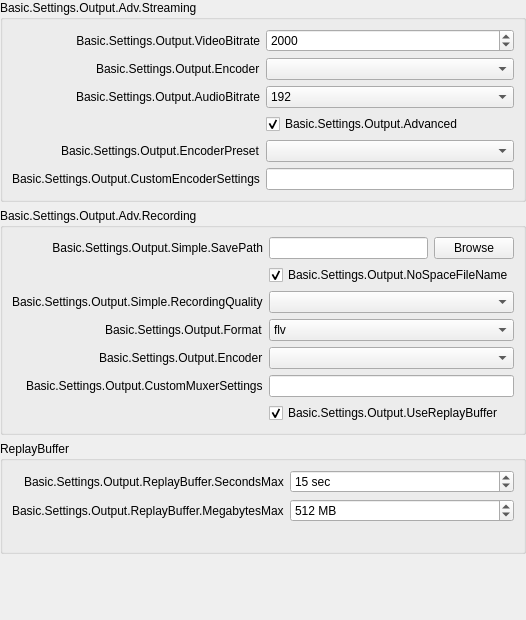
               <widget class="QWidget" name="easyOutputsPage">
                <layout class="QVBoxLayout" name="verticalLayout_3">
                 <property name="leftMargin">
                  <number>0</number>
                 </property>
                 <property name="topMargin">
                  <number>0</number>
                 </property>
                 <property name="rightMargin">
                  <number>0</number>
                 </property>
                 <property name="bottomMargin">
                  <number>0</number>
                 </property>
                 <item>
                  <widget class="QGroupBox" name="simpleStreamingGroupBox">
                   <property name="sizePolicy">
                    <sizepolicy hsizetype="Preferred" vsizetype="Maximum">
                     <horstretch>0</horstretch>
                     <verstretch>0</verstretch>
                    </sizepolicy>
                   </property>
                   <property name="title">
                    <string>Basic.Settings.Output.Adv.Streaming</string>
                   </property>
                   <layout class="QFormLayout" name="simpleStreamingLayout">
                    <property name="fieldGrowthPolicy">
                     <enum>QFormLayout::AllNonFixedFieldsGrow</enum>
                    </property>
                    <property name="labelAlignment">
                     <set>Qt::AlignRight|Qt::AlignTrailing|Qt::AlignVCenter</set>
                    </property>
                    <item row="0" column="0">
                     <widget class="QLabel" name="label_19">
                      <property name="minimumSize">
                       <size>
                        <width>170</width>
                        <height>0</height>
                       </size>
                      </property>
                      <property name="text">
                       <string>Basic.Settings.Output.VideoBitrate</string>
                      </property>
                      <property name="alignment">
                       <set>Qt::AlignRight|Qt::AlignTrailing|Qt::AlignVCenter</set>
                      </property>
                      <property name="buddy">
                       <cstring>simpleOutputVBitrate</cstring>
                      </property>
                     </widget>
                    </item>
                    <item row="0" column="1">
                     <widget class="QSpinBox" name="simpleOutputVBitrate">
                      <property name="minimum">
                       <number>200</number>
                      </property>
                      <property name="maximum">
                       <number>1000000</number>
                      </property>
                      <property name="value">
                       <number>2000</number>
                      </property>
                     </widget>
                    </item>
                    <item row="1" column="0">
                     <widget class="QLabel" name="simpleOutStrEncoderLabel">
                      <property name="text">
                       <string>Basic.Settings.Output.Encoder</string>
                      </property>
                      <property name="buddy">
                       <cstring>simpleOutRecEncoder</cstring>
                      </property>
                     </widget>
                    </item>
                    <item row="1" column="1">
                     <widget class="QComboBox" name="simpleOutStrEncoder"/>
                    </item>
                    <item row="2" column="0">
                     <widget class="QLabel" name="label_20">
                      <property name="text">
                       <string>Basic.Settings.Output.AudioBitrate</string>
                      </property>
                      <property name="buddy">
                       <cstring>simpleOutputABitrate</cstring>
                      </property>
                     </widget>
                    </item>
                    <item row="2" column="1">
                     <widget class="QComboBox" name="simpleOutputABitrate">
                      <property name="currentIndex">
                       <number>8</number>
                      </property>
                      <item>
                       <property name="text">
                        <string>32</string>
                       </property>
                      </item>
                      <item>
                       <property name="text">
                        <string>48</string>
                       </property>
                      </item>
                      <item>
                       <property name="text">
                        <string>64</string>
                       </property>
                      </item>
                      <item>
                       <property name="text">
                        <string>80</string>
                       </property>
                      </item>
                      <item>
                       <property name="text">
                        <string>96</string>
                       </property>
                      </item>
                      <item>
                       <property name="text">
                        <string>112</string>
                       </property>
                      </item>
                      <item>
                       <property name="text">
                        <string>128</string>
                       </property>
                      </item>
                      <item>
                       <property name="text">
                        <string>160</string>
                       </property>
                      </item>
                      <item>
                       <property name="text">
                        <string>192</string>
                       </property>
                      </item>
                      <item>
                       <property name="text">
                        <string>256</string>
                       </property>
                      </item>
                      <item>
                       <property name="text">
                        <string>320</string>
                       </property>
                      </item>
                     </widget>
                    </item>
                    <item row="3" column="1">
                     <widget class="QCheckBox" name="simpleOutAdvanced">
                      <property name="text">
                       <string>Basic.Settings.Output.Advanced</string>
                      </property>
                      <property name="checked">
                       <bool>true</bool>
                      </property>
                     </widget>
                    </item>
                    <item row="4" column="0">
                     <widget class="QLabel" name="label_24">
                      <property name="enabled">
                       <bool>true</bool>
                      </property>
                      <property name="text">
                       <string>Basic.Settings.Output.EncoderPreset</string>
                      </property>
                      <property name="buddy">
                       <cstring>simpleOutPreset</cstring>
                      </property>
                     </widget>
                    </item>
                    <item row="4" column="1">
                     <widget class="QComboBox" name="simpleOutPreset"/>
                    </item>
                    <item row="5" column="0">
                     <widget class="QLabel" name="label_23">
                      <property name="text">
                       <string>Basic.Settings.Output.CustomEncoderSettings</string>
                      </property>
                      <property name="buddy">
                       <cstring>simpleOutCustom</cstring>
                      </property>
                     </widget>
                    </item>
                    <item row="5" column="1">
                     <widget class="QLineEdit" name="simpleOutCustom"/>
                    </item>
                   </layout>
                  </widget>
                 </item>
                 <item>
                  <widget class="QGroupBox" name="simpleRecordingGroupBox">
                   <property name="sizePolicy">
                    <sizepolicy hsizetype="Preferred" vsizetype="Maximum">
                     <horstretch>0</horstretch>
                     <verstretch>0</verstretch>
                    </sizepolicy>
                   </property>
                   <property name="title">
                    <string>Basic.Settings.Output.Adv.Recording</string>
                   </property>
                   <layout class="QFormLayout" name="formLayout_6">
                    <property name="fieldGrowthPolicy">
                     <enum>QFormLayout::AllNonFixedFieldsGrow</enum>
                    </property>
                    <property name="labelAlignment">
                     <set>Qt::AlignRight|Qt::AlignTrailing|Qt::AlignVCenter</set>
                    </property>
                    <item row="0" column="0">
                     <widget class="QLabel" name="label_18">
                      <property name="minimumSize">
                       <size>
                        <width>170</width>
                        <height>0</height>
                       </size>
                      </property>
                      <property name="text">
                       <string>Basic.Settings.Output.Simple.SavePath</string>
                      </property>
                      <property name="alignment">
                       <set>Qt::AlignRight|Qt::AlignTrailing|Qt::AlignVCenter</set>
                      </property>
                      <property name="buddy">
                       <cstring>simpleOutputPath</cstring>
                      </property>
                     </widget>
                    </item>
                    <item row="0" column="1">
                     <layout class="QHBoxLayout" name="horizontalLayout_5">
                      <item>
                       <widget class="QLineEdit" name="simpleOutputPath">
                        <property name="enabled">
                         <bool>true</bool>
                        </property>
                       </widget>
                      </item>
                      <item>
                       <widget class="QPushButton" name="simpleOutputBrowse">
                        <property name="enabled">
                         <bool>true</bool>
                        </property>
                        <property name="text">
                         <string>Browse</string>
                        </property>
                       </widget>
                      </item>
                     </layout>
                    </item>
                    <item row="1" column="1">
                     <widget class="QCheckBox" name="simpleNoSpace">
                      <property name="text">
                       <string>Basic.Settings.Output.NoSpaceFileName</string>
                      </property>
                      <property name="checked">
                       <bool>true</bool>
                      </property>
                     </widget>
                    </item>
                    <item row="2" column="0">
                     <widget class="QLabel" name="label_26">
                      <property name="text">
                       <string>Basic.Settings.Output.Simple.RecordingQuality</string>
                      </property>
                      <property name="buddy">
                       <cstring>simpleOutRecQuality</cstring>
                      </property>
                     </widget>
                    </item>
                    <item row="2" column="1">
                     <widget class="QComboBox" name="simpleOutRecQuality"/>
                    </item>
                    <item row="3" column="0">
                     <widget class="QLabel" name="simpleOutRecFormatLabel">
                      <property name="text">
                       <string>Basic.Settings.Output.Format</string>
                      </property>
                      <property name="buddy">
                       <cstring>simpleOutRecFormat</cstring>
                      </property>
                     </widget>
                    </item>
                    <item row="3" column="1">
                     <widget class="QComboBox" name="simpleOutRecFormat">
                      <item>
                       <property name="text">
                        <string notr="true">flv</string>
                       </property>
                      </item>
                      <item>
                       <property name="text">
                        <string notr="true">mp4</string>
                       </property>
                      </item>
                      <item>
                       <property name="text">
                        <string notr="true">mov</string>
                       </property>
                      </item>
                      <item>
                       <property name="text">
                        <string notr="true">mkv</string>
                       </property>
                      </item>
                      <item>
                       <property name="text">
                        <string notr="true">ts</string>
                       </property>
                      </item>
                      <item>
                       <property name="text">
                        <string notr="true">m3u8</string>
                       </property>
                      </item>
                     </widget>
                    </item>
                    <item row="4" column="0">
                     <widget class="QLabel" name="simpleOutRecEncoderLabel">
                      <property name="text">
                       <string>Basic.Settings.Output.Encoder</string>
                      </property>
                      <property name="buddy">
                       <cstring>simpleOutRecEncoder</cstring>
                      </property>
                     </widget>
                    </item>
                    <item row="4" column="1">
                     <widget class="QComboBox" name="simpleOutRecEncoder"/>
                    </item>
                    <item row="5" column="0">
                     <widget class="QLabel" name="label_420">
                      <property name="text">
                       <string>Basic.Settings.Output.CustomMuxerSettings</string>
                      </property>
                      <property name="buddy">
                       <cstring>simpleOutMuxCustom</cstring>
                      </property>
                     </widget>
                    </item>
                    <item row="5" column="1">
                     <widget class="QLineEdit" name="simpleOutMuxCustom"/>
                    </item>
                    <item row="6" column="1">
                     <widget class="QCheckBox" name="simpleReplayBuf">
                      <property name="text">
                       <string>Basic.Settings.Output.UseReplayBuffer</string>
                      </property>
                      <property name="checked">
                       <bool>true</bool>
                      </property>
                     </widget>
                    </item>
                   </layout>
                  </widget>
                 </item>
                 <item>
                  <widget class="QGroupBox" name="replayBufferGroupBox">
                   <property name="title">
                    <string>ReplayBuffer</string>
                   </property>
                   <layout class="QFormLayout" name="formLayout_24">
                    <property name="fieldGrowthPolicy">
                     <enum>QFormLayout::AllNonFixedFieldsGrow</enum>
                    </property>
                    <property name="labelAlignment">
                     <set>Qt::AlignRight|Qt::AlignTrailing|Qt::AlignVCenter</set>
                    </property>
                    <item row="0" column="0">
                     <widget class="QLabel" name="label_35">
                      <property name="text">
                       <string>Basic.Settings.Output.ReplayBuffer.SecondsMax</string>
                      </property>
                     </widget>
                    </item>
                    <item row="0" column="1">
                     <widget class="QSpinBox" name="simpleRBSecMax">
                      <property name="suffix">
                       <string notr="true"> sec</string>
                      </property>
                      <property name="minimum">
                       <number>5</number>
                      </property>
                      <property name="maximum">
                       <number>21600</number>
                      </property>
                      <property name="value">
                       <number>15</number>
                      </property>
                     </widget>
                    </item>
                    <item row="1" column="0">
                     <widget class="QLabel" name="simpleRBMegsMaxLabel">
                      <property name="text">
                       <string>Basic.Settings.Output.ReplayBuffer.MegabytesMax</string>
                      </property>
                     </widget>
                    </item>
                    <item row="1" column="1">
                     <widget class="QSpinBox" name="simpleRBMegsMax">
                      <property name="suffix">
                       <string notr="true"> MB</string>
                      </property>
                      <property name="minimum">
                       <number>20</number>
                      </property>
                      <property name="maximum">
                       <number>8192</number>
                      </property>
                      <property name="value">
                       <number>512</number>
                      </property>
                     </widget>
                    </item>
                    <item row="2" column="1">
                     <widget class="QLabel" name="simpleRBEstimate">
                      <property name="text">
                       <string notr="true"/>
                      </property>
                     </widget>
                    </item>
                   </layout>
                  </widget>
                 </item>
                 <item>
                  <layout class="QVBoxLayout" name="simpleOutInfoLayout">
                   <property name="leftMargin">
                    <number>10</number>
                   </property>
                   <property name="topMargin">
                    <number>10</number>
                   </property>
                   <property name="rightMargin">
                    <number>10</number>
                   </property>
                   <property name="bottomMargin">
                    <number>10</number>
                   </property>
                  </layout>
                 </item>
                 <item>
                  <spacer name="verticalSpacer_2">
                   <property name="orientation">
                    <enum>Qt::Vertical</enum>
                   </property>
                   <property name="sizeHint" stdset="0">
                    <size>
                     <width>20</width>
                     <height>40</height>
                    </size>
                   </property>
                  </spacer>
                 </item>
                 <item>
                  <widget class="QFrame" name="simpleOutputContainer">
                   <layout class="QVBoxLayout" name="verticalLayout_4">
                    <property name="leftMargin">
                     <number>0</number>
                    </property>
                    <property name="topMargin">
                     <number>0</number>
                    </property>
                    <property name="rightMargin">
                     <number>0</number>
                    </property>
                    <property name="bottomMargin">
                     <number>0</number>
                    </property>
                   </layout>
                  </widget>
                 </item>
                </layout>
               </widget>
